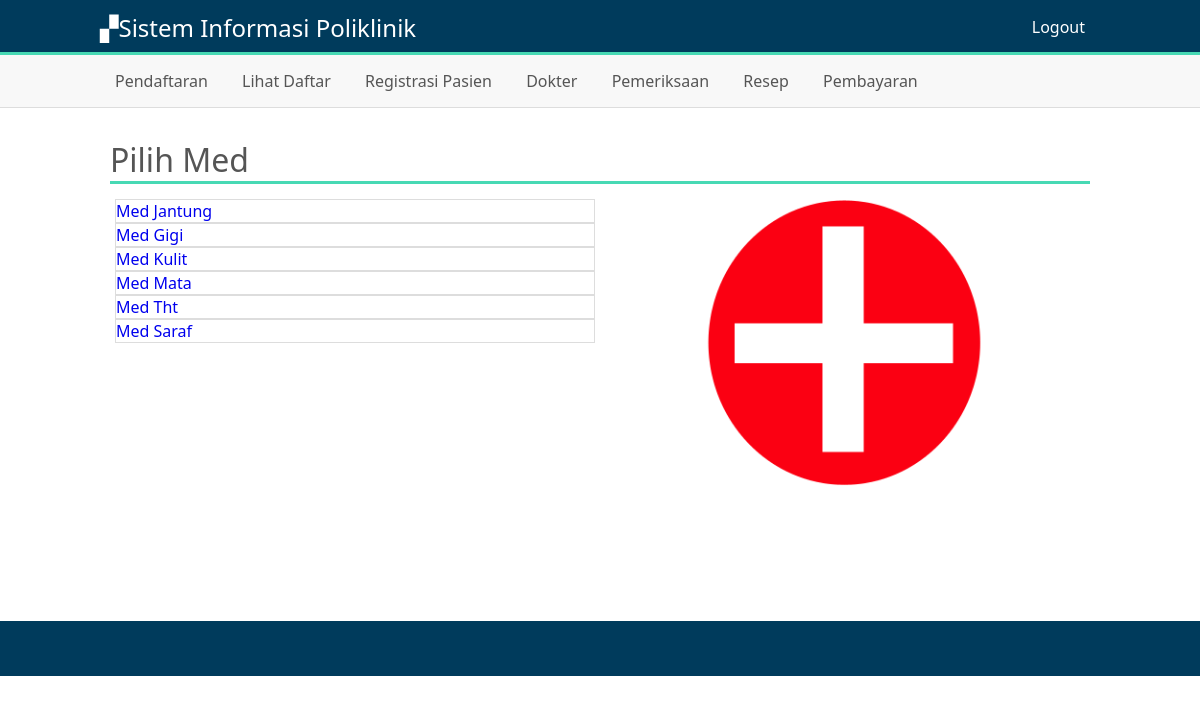
/operator/index.php (signed in), run on the app's committed database.
### tables this page shows
CREATE TABLE IF NOT EXISTS `medis` (
  `id_med` int(11) NOT NULL AUTO_INCREMENT,
  `med` varchar(20) NOT NULL,
  `kodemed` varchar(15) NOT NULL,
  PRIMARY KEY (`id_med`)
);

### Control.php (called while the page is built, shortened)
<?php
$link = mysqli_connect('localhost','root','','poliklinik');
function data($query){
	global $link;
	$result = mysqli_query($link,$query);
	return $result;
}
?>

### operator/index.php (the view, shortened to what this page needs)
<?php
require_once 'view/view.php';
require_once '../Control.php';
$query = "SELECT * FROM medis";
$dafmed = data($query);
 ?>
<div class="konten">
	<div class="mainop">
		<div class="pilih">
			<h1>Pilih Med</h1>
		</div>
		<div class="k2 padding">
		<?php while($row = mysqli_fetch_assoc($dafmed)){ ?>
			<a href="daftar.php?id=<?= $row['id_med'] ?>">
				<div class="dafmed border">
					Med <?= $row['med'] ?>
				</div>
			</a>
		<?php } ?>
		</div>
		<div class="k2 padding">
			<div class="pilimg">
				<img src="../asset/medik.png" alt="">
			</div>
		</div>
	</div>
</div>

### style.css (style rules this page uses)
* { margin: 0; padding: 0; font-family: 'Century Gothic','Segoe UI',sans-serif; box-sizing: border-box; text-decoration: none; font-weight: normal; }
body { background: #fff; font-size: 16px; color: #555; }
.konten { width: 1000px; margin: 0 auto; }
nav, h1,h2,h3,h4,p,b { display: block; }
.k2,.k3,.k4 { float: left; }
.k2 { width: 50%; }
.padding { padding: 5px; }
.border { border:1px solid #ddd; }
.mainop { background: #fff; min-height: 473px; padding: 10px; width: 100%; margin-bottom: 20px; }
.pilih { border-bottom: 3px solid #47D9B4; margin-bottom: 10px; }
.pilimg { width: 80%; height: auto; margin: 0 auto; }
.pilimg img { width: 100%; }

### data on the page
medis: med "Jantung"
medis: med "Gigi"
medis: med "Kulit"
medis: med "Mata"
medis: med "Tht"
medis: med "Saraf"
